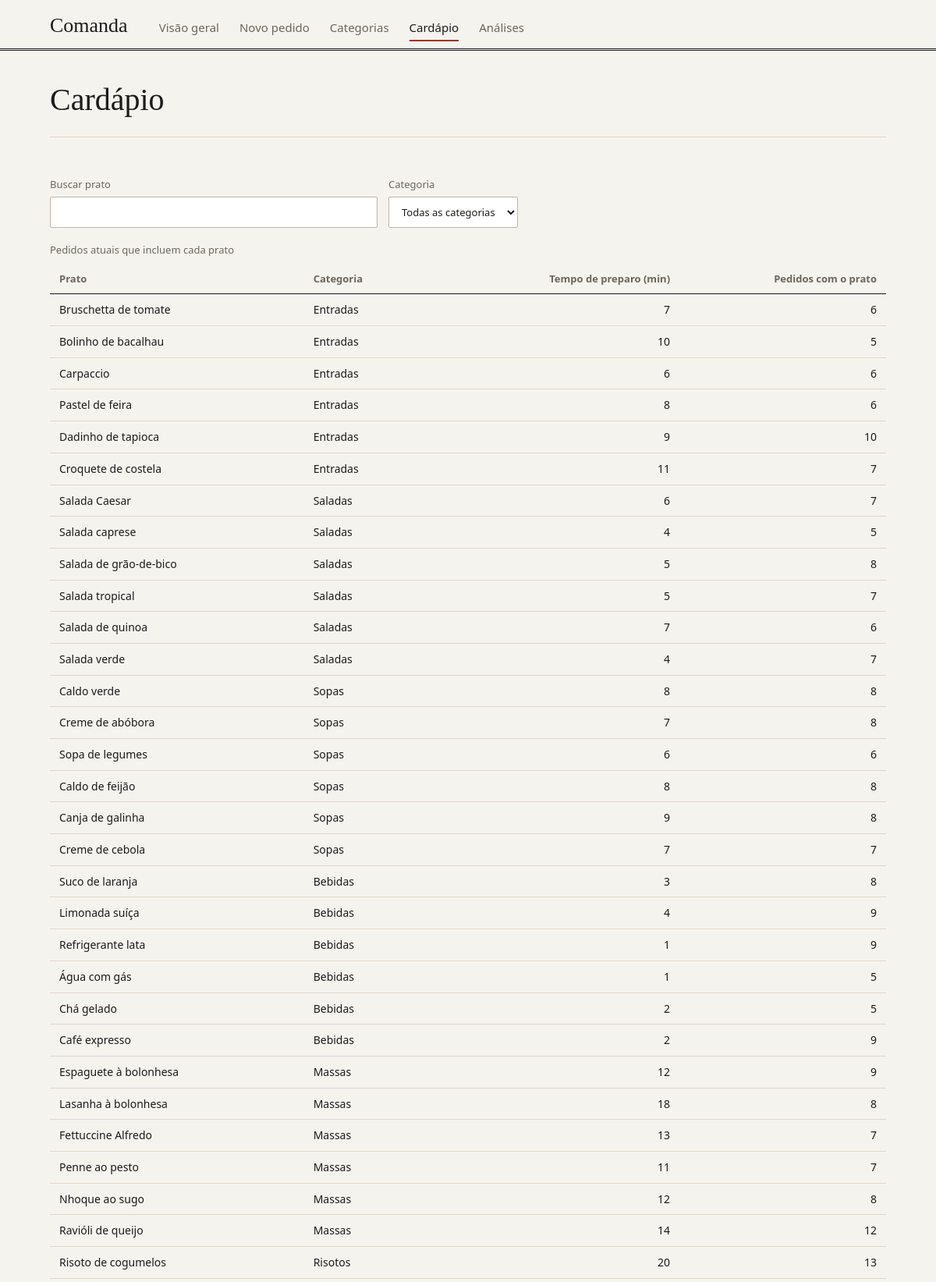
The app's page /cardapio (upper part) with its own data.
### tables this page shows
CREATE TABLE pratos (
                id INTEGER PRIMARY KEY, nome TEXT NOT NULL,
                categoria_id INTEGER NOT NULL REFERENCES categorias(id), tempo_prato_min REAL NOT NULL DEFAULT 0);

CREATE TABLE categorias (id INTEGER PRIMARY KEY, nome TEXT NOT NULL);

### app.py (the view)
    @app.get('/cardapio')
    def cardapio_global():
        with conectar() as db:
            itens = consultar_cardapio(db)
        return render_template('cardapio.html', itens=itens)

### app.py (called while the page is built)
def consultar_cardapio(db, pedido_id=None):
    linhas = db.execute('''SELECT p.*, c.nome AS categoria,
        (SELECT COUNT(*) FROM itens_pedido i WHERE i.prato_id=p.id) AS quantidade_pedidos,
        EXISTS(SELECT 1 FROM itens_pedido i WHERE i.pedido_id=? AND i.prato_id=p.id) AS incluido
        FROM pratos p JOIN categorias c ON c.id=p.categoria_id ORDER BY p.id''', (pedido_id,))
    return [{**dict(r), 'incluido': bool(r['incluido'])} for r in linhas]

### banco.py (called while the page is built)
def conectar():
    conexao = sqlite3.connect(CAMINHO_BANCO, factory=Conexao)
    conexao.row_factory = sqlite3.Row
    conexao.execute('PRAGMA foreign_keys = ON')
    return conexao

    def __exit__(self, *args):
        try:
            return super().__exit__(*args)
        finally:
            self.close()

### templates/cardapio.html (shortened to what this page needs)
{% extends "base.html" %}{% block title %}Cardápio{% endblock %}
{% block content %}
<header class="page-header"><h1>Cardápio</h1></header>
<section class="panel" data-filter-table>
    <div class="filters"><label class="search-field" for="buscar-prato">Buscar prato<input id="buscar-prato" data-search type="search"></label><label for="categoria-global">Categoria<select id="categoria-global" data-genre><option value="">Todas as categorias</option></select></label></div>
    <div class="table-scroll" tabindex="0" role="region" aria-label="Cardápio"><table><caption>Pedidos atuais que incluem cada prato</caption><thead><tr><th scope="col">Prato</th><th scope="col" class="text">Categoria</th><th scope="col">Tempo de preparo (min)</th><th scope="col">Pedidos com o prato</th></tr></thead><tbody>
    {% for p in itens %}<tr data-row data-search-value="{{ p.nome }}" data-genre-value="{{ p.categoria }}"><th scope="row">{{ p.nome }}</th><td class="text">{{ p.categoria }}</td><td>{{ p.tempo_prato_min|numero(0) }}</td><td>{{ p.quantidade_pedidos }}</td></tr>{% endfor %}
    </tbody></table></div><p data-filter-status class="muted" role="status"></p>
</section>{% endblock %}

### static/style.css (style rules this page uses)
* { box-sizing: border-box; }
body { margin: 0; background: var(--paper); color: var(--ink); font: 15px/1.55 var(--sans); }
button, input, select { font: inherit; color: var(--ink); }
button, select, summary { cursor: pointer; }
h1, h2, h3 { font-family: var(--serif); font-weight: normal; color: var(--ink); }
h1 { margin: 0; font-size: clamp(30px, 4.2vw, 40px); line-height: 1.15; }
.page-header { padding: 40px 0 24px; border-bottom: 1px solid var(--rule); }
section { margin: 0; }
.panel { padding: 32px 0; border-bottom: 1px solid var(--rule); }
button, input, select { min-height: 40px; padding: 8px 12px; border: 1px solid #bdb6a8; border-radius: 2px; background: #fff; }
input, select { max-width: 100%; }
input { width: 100%; }
.filters { display: flex; align-items: end; flex-wrap: wrap; gap: 14px; margin: 18px 0; }
.filters label { display: grid; gap: 6px; color: var(--muted); font-size: 13px; }
.search-field { flex: 1; min-width: 220px; max-width: 420px; }
.table-scroll { overflow-x: auto; margin-top: 8px; }
table { width: 100%; border-collapse: collapse; font-size: 14px; font-variant-numeric: tabular-nums; }
caption { padding: 0 0 8px; text-align: left; color: var(--muted); font-size: 13px; }
th, td { padding: 9px 12px; border-bottom: 1px solid var(--rule); text-align: right; white-space: nowrap; }
th:first-child, td:first-child, .text { text-align: left; }
thead th { border-bottom: 1px solid var(--rule-strong); color: var(--muted); font-weight: 600; font-size: 13px; vertical-align: bottom; }
tbody th { font-weight: normal; }

### records on screen
pratos: nome "Bruschetta de tomate", categoria "Entradas", tempo_prato_min|numero "7", quantidade_pedidos "6"
pratos: nome "Bolinho de bacalhau", categoria "Entradas", tempo_prato_min|numero "10", quantidade_pedidos "5"
pratos: nome "Carpaccio", categoria "Entradas", tempo_prato_min|numero "6", quantidade_pedidos "6"
pratos: nome "Pastel de feira", categoria "Entradas", tempo_prato_min|numero "8", quantidade_pedidos "6"
pratos: nome "Dadinho de tapioca", categoria "Entradas", tempo_prato_min|numero "9", quantidade_pedidos "10"
pratos: nome "Croquete de costela", categoria "Entradas", tempo_prato_min|numero "11", quantidade_pedidos "7"
pratos: nome "Salada Caesar", categoria "Saladas", tempo_prato_min|numero "6", quantidade_pedidos "7"
pratos: nome "Salada caprese", categoria "Saladas", tempo_prato_min|numero "4", quantidade_pedidos "5"
pratos: nome "Salada de grão-de-bico", categoria "Saladas", tempo_prato_min|numero "5", quantidade_pedidos "8"
pratos: nome "Salada tropical", categoria "Saladas", tempo_prato_min|numero "5", quantidade_pedidos "7"
pratos: nome "Salada de quinoa", categoria "Saladas", tempo_prato_min|numero "7", quantidade_pedidos "6"
pratos: nome "Salada verde", categoria "Saladas", tempo_prato_min|numero "4", quantidade_pedidos "7"
pratos: nome "Caldo verde", categoria "Sopas", tempo_prato_min|numero "8", quantidade_pedidos "8"
pratos: nome "Creme de abóbora", categoria "Sopas", tempo_prato_min|numero "7", quantidade_pedidos "8"
pratos: nome "Sopa de legumes", categoria "Sopas", tempo_prato_min|numero "6", quantidade_pedidos "6"
pratos: nome "Caldo de feijão", categoria "Sopas", tempo_prato_min|numero "8", quantidade_pedidos "8"
pratos: nome "Canja de galinha", categoria "Sopas", tempo_prato_min|numero "9", quantidade_pedidos "8"
pratos: nome "Creme de cebola", categoria "Sopas", tempo_prato_min|numero "7", quantidade_pedidos "7"
pratos: nome "Suco de laranja", categoria "Bebidas", tempo_prato_min|numero "3", quantidade_pedidos "8"
pratos: nome "Limonada suíça", categoria "Bebidas", tempo_prato_min|numero "4", quantidade_pedidos "9"
pratos: nome "Refrigerante lata", categoria "Bebidas", tempo_prato_min|numero "1", quantidade_pedidos "9"
pratos: nome "Água com gás", categoria "Bebidas", tempo_prato_min|numero "1", quantidade_pedidos "5"
pratos: nome "Chá gelado", categoria "Bebidas", tempo_prato_min|numero "2", quantidade_pedidos "5"
pratos: nome "Café expresso", categoria "Bebidas", tempo_prato_min|numero "2", quantidade_pedidos "9"
pratos: nome "Espaguete à bolonhesa", categoria "Massas", tempo_prato_min|numero "12", quantidade_pedidos "9"
pratos: nome "Lasanha à bolonhesa", categoria "Massas", tempo_prato_min|numero "18", quantidade_pedidos "8"
pratos: nome "Fettuccine Alfredo", categoria "Massas", tempo_prato_min|numero "13", quantidade_pedidos "7"
pratos: nome "Penne ao pesto", categoria "Massas", tempo_prato_min|numero "11", quantidade_pedidos "7"
pratos: nome "Nhoque ao sugo", categoria "Massas", tempo_prato_min|numero "12", quantidade_pedidos "8"
pratos: nome "Ravióli de queijo", categoria "Massas", tempo_prato_min|numero "14", quantidade_pedidos "12"
pratos: nome "Risoto de cogumelos", categoria "Risotos", tempo_prato_min|numero "20", quantidade_pedidos "13"

### other values on screen
{{ nome }} "Visão geral" "Novo pedido" "Categorias" "Cardápio" "Análises"
